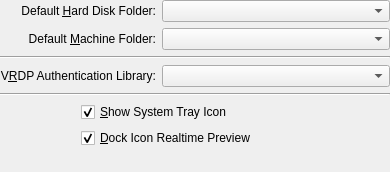
<ui version="4.0" >
 <comment>
 VBox frontends: Qt4 GUI ("VirtualBox"):

 Copyright (C) 2008 Sun Microsystems, Inc.

 This file is part of VirtualBox Open Source Edition (OSE), as
 available from http://www.virtualbox.org. This file is free software;
 you can redistribute it and/or modify it under the terms of the GNU
 General Public License (GPL) as published by the Free Software
 Foundation, in version 2 as it comes in the "COPYING" file of the
 VirtualBox OSE distribution. VirtualBox OSE is distributed in the
 hope that it will be useful, but WITHOUT ANY WARRANTY of any kind.

 Please contact Sun Microsystems, Inc., 4150 Network Circle, Santa
 Clara, CA 95054 USA or visit http://www.sun.com if you need
 additional information or have any questions.
 </comment>
 <class>VBoxGLSettingsGeneral</class>
 <widget class="QWidget" name="VBoxGLSettingsGeneral" >
  <property name="geometry" >
   <rect>
    <x>0</x>
    <y>0</y>
    <width>390</width>
    <height>172</height>
   </rect>
  </property>
  <layout class="QGridLayout" >
   <property name="leftMargin" >
    <number>0</number>
   </property>
   <property name="topMargin" >
    <number>0</number>
   </property>
   <property name="rightMargin" >
    <number>0</number>
   </property>
   <property name="bottomMargin" >
    <number>0</number>
   </property>
   <item row="0" column="0" colspan="2">
    <widget class="QLabel" name="mLbHardDisk" >
     <property name="text" >
      <string>Default &amp;Hard Disk Folder:</string>
     </property>
     <property name="alignment" >
      <set>Qt::AlignRight|Qt::AlignTrailing|Qt::AlignVCenter</set>
     </property>
     <property name="buddy" >
      <cstring>mPsHardDisk</cstring>
     </property>
    </widget>
   </item>
   <item row="0" column="2" >
    <widget class="VBoxFilePathSelectorWidget" name="mPsHardDisk" >
     <property name="sizePolicy" >
      <sizepolicy vsizetype="Fixed" hsizetype="MinimumExpanding" >
       <horstretch>0</horstretch>
       <verstretch>0</verstretch>
      </sizepolicy>
     </property>
    </widget>
   </item>
   <item row="1" column="0" colspan="2">
    <widget class="QLabel" name="mLbMach" >
     <property name="text" >
      <string>Default &amp;Machine Folder:</string>
     </property>
     <property name="alignment" >
      <set>Qt::AlignRight|Qt::AlignTrailing|Qt::AlignVCenter</set>
     </property>
     <property name="buddy" >
      <cstring>mPsMach</cstring>
     </property>
    </widget>
   </item>
   <item row="1" column="2" >
    <widget class="VBoxFilePathSelectorWidget" name="mPsMach" >
     <property name="sizePolicy" >
      <sizepolicy vsizetype="Fixed" hsizetype="MinimumExpanding" >
       <horstretch>0</horstretch>
       <verstretch>0</verstretch>
      </sizepolicy>
     </property>
    </widget>
   </item>
   <item row="2" column="0" colspan="3" >
    <widget class="Line" name="mLnSeparator" >
     <property name="orientation" >
      <enum>Qt::Horizontal</enum>
     </property>
    </widget>
   </item>
   <item row="3" column="0" colspan="2">
    <widget class="QLabel" name="mLbVRDP" >
     <property name="text" >
      <string>V&amp;RDP Authentication Library:</string>
     </property>
     <property name="alignment" >
      <set>Qt::AlignRight|Qt::AlignTrailing|Qt::AlignVCenter</set>
     </property>
     <property name="buddy" >
      <cstring>mPsVRDP</cstring>
     </property>
    </widget>
   </item>
   <item row="3" column="2" >
    <widget class="VBoxFilePathSelectorWidget" name="mPsVRDP" >
     <property name="sizePolicy" >
      <sizepolicy vsizetype="Fixed" hsizetype="MinimumExpanding" >
       <horstretch>0</horstretch>
       <verstretch>0</verstretch>
      </sizepolicy>
     </property>
    </widget>
   </item>
   <item row="4" column="0" colspan="3" >
    <widget class="Line" name="mLnSeparator2" >
     <property name="orientation" >
      <enum>Qt::Horizontal</enum>
     </property>
    </widget>
   </item>
   <item row="5" column="1" colspan="2" >
    <widget class="QCheckBox" name="mCbCheckTrayIcon" >
     <property name="whatsThis" >
      <string>When checked, the application will provide an icon with the context menu in the system tray.</string>
     </property>
     <property name="text" >
      <string>&amp;Show System Tray Icon</string>
     </property>
     <property name="checked" >
      <bool>true</bool>
     </property>
    </widget>
   </item>
   <item row="6" column="1" colspan="2" >
    <widget class="QCheckBox" name="mCbCheckDockPreview" >
     <property name="whatsThis" >
      <string>When checked, the Dock Icon will reflect the VM window content in realtime.</string>
     </property>
     <property name="text" >
      <string>&amp;Dock Icon Realtime Preview</string>
     </property>
     <property name="checked" >
      <bool>true</bool>
     </property>
    </widget>
   </item>
   <item row="7" column="0" colspan="3" >
    <spacer>
     <property name="orientation" >
      <enum>Qt::Vertical</enum>
     </property>
     <property name="sizeHint" >
      <size>
       <width>0</width>
       <height>0</height>
      </size>
     </property>
    </spacer>
   </item>
  </layout>
 </widget>
 <customwidgets>
  <customwidget>
   <class>VBoxFilePathSelectorWidget</class>
   <extends>QComboBox</extends>
   <header>VBoxFilePathSelectorWidget.h</header>
   <container>1</container>
  </customwidget>
 </customwidgets>
 <resources/>
 <connections/>
</ui>
